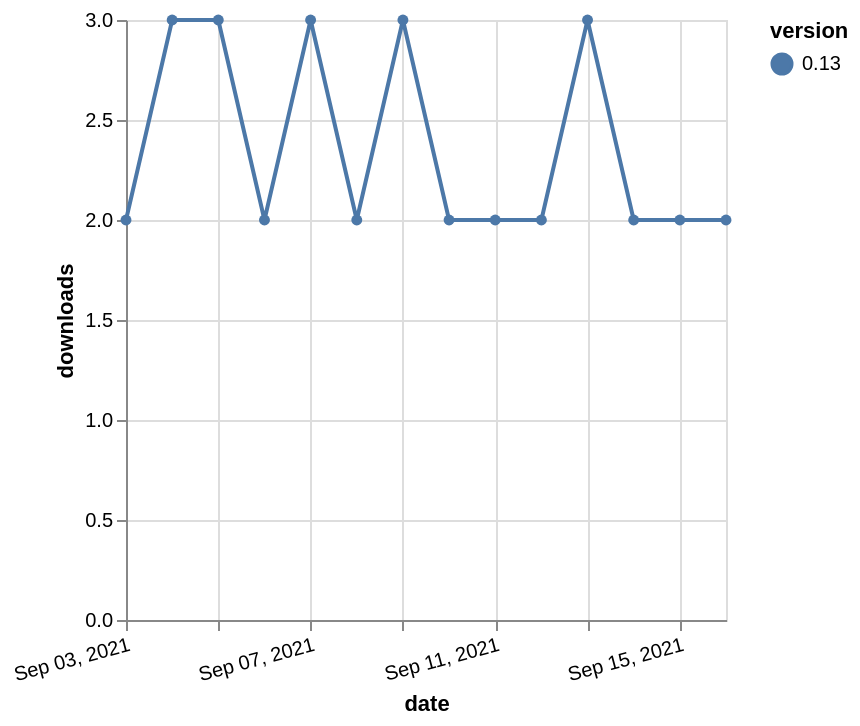

Write a Vega-Lite specification for this figure.
### Vega-Lite specification from a JSON file in a GitHub repository (floating-point values rounded to 4 significant figures)
{"$schema": "https://vega.github.io/schema/vega-lite/v5.json", "description": "A simple bar chart with embedded data.", "data": {"values": [{"date": "2021-09-03", "total": 2425, "delta": 2, "version": "0.13"}, {"date": "2021-09-04", "total": 2428, "delta": 3, "version": "0.13"}, {"date": "2021-09-05", "total": 2431, "delta": 3, "version": "0.13"}, {"date": "2021-09-06", "total": 2433, "delta": 2, "version": "0.13"}, {"date": "2021-09-07", "total": 2436, "delta": 3, "version": "0.13"}, {"date": "2021-09-08", "total": 2438, "delta": 2, "version": "0.13"}, {"date": "2021-09-09", "total": 2441, "delta": 3, "version": "0.13"}, {"date": "2021-09-10", "total": 2443, "delta": 2, "version": "0.13"}, {"date": "2021-09-11", "total": 2445, "delta": 2, "version": "0.13"}, {"date": "2021-09-12", "total": 2447, "delta": 2, "version": "0.13"}, {"date": "2021-09-13", "total": 2450, "delta": 3, "version": "0.13"}, {"date": "2021-09-14", "total": 2452, "delta": 2, "version": "0.13"}, {"date": "2021-09-15", "total": 2454, "delta": 2, "version": "0.13"}, {"date": "2021-09-16", "total": 2456, "delta": 2, "version": "0.13"}]}, "width": "container", "mark": {"type": "line", "point": {"filled": true}}, "encoding": {"x": {"field": "date", "type": "temporal", "timeUnit": "yearmonthdate", "title": "date", "axis": {"labelAngle": -15}}, "y": {"field": "delta", "type": "quantitative", "title": "downloads"}, "color": {"field": "version", "type": "nominal"}, "tooltip": {"field": "delta"}}}
